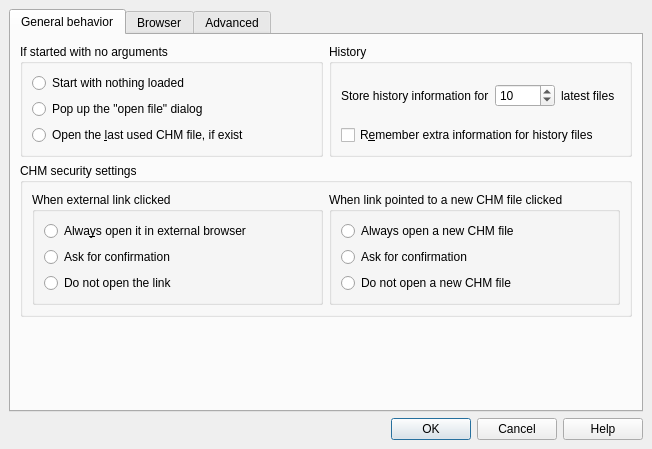
<?xml version="1.0" encoding="UTF-8"?>
<ui version="4.0">
 <class>DialogSetup</class>
 <widget class="QDialog" name="DialogSetup">
  <property name="geometry">
   <rect>
    <x>0</x>
    <y>0</y>
    <width>652</width>
    <height>449</height>
   </rect>
  </property>
  <property name="sizePolicy">
   <sizepolicy hsizetype="Minimum" vsizetype="Minimum">
    <horstretch>0</horstretch>
    <verstretch>0</verstretch>
   </sizepolicy>
  </property>
  <property name="windowTitle">
   <string>KchmViewer settings</string>
  </property>
  <property name="sizeGripEnabled">
   <bool>false</bool>
  </property>
  <property name="modal">
   <bool>true</bool>
  </property>
  <layout class="QVBoxLayout">
   <property name="spacing">
    <number>6</number>
   </property>
   <property name="margin">
    <number>9</number>
   </property>
   <item>
    <widget class="QTabWidget" name="tabWidget">
     <property name="currentIndex">
      <number>0</number>
     </property>
     <widget class="QWidget" name="Widget8">
      <attribute name="title">
       <string>General behavior</string>
      </attribute>
      <layout class="QVBoxLayout">
       <property name="spacing">
        <number>6</number>
       </property>
       <property name="margin">
        <number>9</number>
       </property>
       <item>
        <layout class="QHBoxLayout">
         <property name="spacing">
          <number>6</number>
         </property>
         <property name="margin">
          <number>0</number>
         </property>
         <item>
          <widget class="QGroupBox" name="buttonGroup1">
           <property name="title">
            <string>If started with no arguments</string>
           </property>
           <layout class="QVBoxLayout">
            <property name="spacing">
             <number>6</number>
            </property>
            <property name="margin">
             <number>9</number>
            </property>
            <item>
             <widget class="QRadioButton" name="rbStartWithNothing">
              <property name="text">
               <string>Start with nothing loaded</string>
              </property>
             </widget>
            </item>
            <item>
             <widget class="QRadioButton" name="m_radioOnBeginOpenDialog">
              <property name="text">
               <string>Pop up the &quot;open file&quot; dialog</string>
              </property>
             </widget>
            </item>
            <item>
             <widget class="QRadioButton" name="m_radioOnBeginOpenLast">
              <property name="text">
               <string>Open the &amp;last used CHM file, if exist</string>
              </property>
              <property name="shortcut">
               <string>Alt+L</string>
              </property>
             </widget>
            </item>
           </layout>
          </widget>
         </item>
         <item>
          <widget class="QGroupBox" name="buttonGroup2">
           <property name="title">
            <string>History</string>
           </property>
           <layout class="QVBoxLayout">
            <property name="spacing">
             <number>6</number>
            </property>
            <property name="margin">
             <number>9</number>
            </property>
            <item>
             <layout class="QHBoxLayout">
              <property name="spacing">
               <number>6</number>
              </property>
              <property name="margin">
               <number>0</number>
              </property>
              <item>
               <widget class="QLabel" name="textLabel1">
                <property name="text">
                 <string>Store history information for</string>
                </property>
                <property name="wordWrap">
                 <bool>false</bool>
                </property>
               </widget>
              </item>
              <item>
               <widget class="QSpinBox" name="m_historySize">
                <property name="prefix">
                 <string/>
                </property>
                <property name="value">
                 <number>10</number>
                </property>
               </widget>
              </item>
              <item>
               <widget class="QLabel" name="textLabel2">
                <property name="text">
                 <string>latest files</string>
                </property>
                <property name="wordWrap">
                 <bool>false</bool>
                </property>
               </widget>
              </item>
             </layout>
            </item>
            <item>
             <widget class="QCheckBox" name="m_rememberHistoryInfo">
              <property name="toolTip">
               <string>Remembers the information about the files, which were opened. Remembers last opened page, search history, font size, bookmarks and so on.</string>
              </property>
              <property name="text">
               <string>R&amp;emember extra information for history files</string>
              </property>
              <property name="shortcut">
               <string>Alt+E</string>
              </property>
             </widget>
            </item>
           </layout>
          </widget>
         </item>
        </layout>
       </item>
       <item>
        <widget class="QGroupBox" name="groupBox1">
         <property name="title">
          <string>CHM security settings</string>
         </property>
         <layout class="QHBoxLayout">
          <property name="spacing">
           <number>6</number>
          </property>
          <property name="margin">
           <number>9</number>
          </property>
          <item>
           <widget class="QGroupBox" name="buttonGroup4">
            <property name="title">
             <string>When external link clicked</string>
            </property>
            <layout class="QVBoxLayout">
             <property name="spacing">
              <number>6</number>
             </property>
             <property name="margin">
              <number>9</number>
             </property>
             <item>
              <widget class="QRadioButton" name="m_radioExtLinkOpenAlways">
               <property name="text">
                <string>Alwa&amp;ys open it in external browser</string>
               </property>
               <property name="shortcut">
                <string>Alt+Y</string>
               </property>
              </widget>
             </item>
             <item>
              <widget class="QRadioButton" name="m_radioExtLinkAsk">
               <property name="text">
                <string>Ask for confirmation</string>
               </property>
              </widget>
             </item>
             <item>
              <widget class="QRadioButton" name="m_radioExtLinkOpenNever">
               <property name="text">
                <string>Do not open the link</string>
               </property>
               <property name="shortcut">
                <string/>
               </property>
              </widget>
             </item>
            </layout>
           </widget>
          </item>
          <item>
           <widget class="QGroupBox" name="buttonGroup5">
            <property name="title">
             <string>When link pointed to a new CHM file clicked</string>
            </property>
            <layout class="QVBoxLayout">
             <property name="spacing">
              <number>6</number>
             </property>
             <property name="margin">
              <number>9</number>
             </property>
             <item>
              <widget class="QRadioButton" name="m_radioNewChmOpenAlways">
               <property name="text">
                <string>Always open a new CHM file</string>
               </property>
              </widget>
             </item>
             <item>
              <widget class="QRadioButton" name="m_radioNewChmAsk">
               <property name="text">
                <string>Ask for confirmation</string>
               </property>
              </widget>
             </item>
             <item>
              <widget class="QRadioButton" name="m_radioNewChmOpenNever">
               <property name="text">
                <string>Do not open a new CHM file</string>
               </property>
              </widget>
             </item>
            </layout>
           </widget>
          </item>
         </layout>
        </widget>
       </item>
       <item>
        <spacer>
         <property name="orientation">
          <enum>Qt::Vertical</enum>
         </property>
         <property name="sizeHint" stdset="0">
          <size>
           <width>20</width>
           <height>40</height>
          </size>
         </property>
        </spacer>
       </item>
      </layout>
     </widget>
     <widget class="QWidget" name="Widget9">
      <attribute name="title">
       <string>Browser</string>
      </attribute>
      <layout class="QVBoxLayout">
       <property name="spacing">
        <number>6</number>
       </property>
       <property name="margin">
        <number>9</number>
       </property>
       <item>
        <widget class="QGroupBox" name="m_groupKDEsettings">
         <property name="title">
          <string>HTML browser settings</string>
         </property>
         <layout class="QVBoxLayout" name="verticalLayout">
          <item>
           <widget class="QCheckBox" name="m_enableImages">
            <property name="text">
             <string>Load the &amp;images</string>
            </property>
           </widget>
          </item>
          <item>
           <widget class="QCheckBox" name="m_enablePlugins">
            <property name="text">
             <string>Enable browser &amp;plugins (i.e. Flash)</string>
            </property>
            <property name="shortcut">
             <string>Alt+P</string>
            </property>
           </widget>
          </item>
          <item>
           <widget class="QCheckBox" name="m_enableJava">
            <property name="text">
             <string>Enable &amp;Java</string>
            </property>
            <property name="shortcut">
             <string>Alt+J</string>
            </property>
           </widget>
          </item>
          <item>
           <widget class="QCheckBox" name="m_enableJS">
            <property name="text">
             <string>Enable Java&amp;Script</string>
            </property>
            <property name="shortcut">
             <string>Alt+S</string>
            </property>
           </widget>
          </item>
          <item>
           <widget class="QCheckBox" name="m_enableOfflineStorage">
            <property name="text">
             <string>Enable &amp;offline storage (HTML5)</string>
            </property>
            <property name="shortcut">
             <string>Alt+R</string>
            </property>
           </widget>
          </item>
          <item>
           <widget class="QCheckBox" name="m_enableLocalStorage">
            <property name="text">
             <string>Enable &amp;local storage (HTML5)</string>
            </property>
           </widget>
          </item>
          <item>
           <widget class="QCheckBox" name="m_highlightSearchResults">
            <property name="text">
             <string>Highlight search results during in-page search</string>
            </property>
           </widget>
          </item>
         </layout>
        </widget>
       </item>
       <item>
        <widget class="QGroupBox" name="groupBox_3">
         <property name="title">
          <string>Table of Contents</string>
         </property>
         <layout class="QVBoxLayout" name="verticalLayout_2">
          <item>
           <widget class="QCheckBox" name="m_openAllTOCEntries">
            <property name="text">
             <string>Open all Table of Contents entries automatically</string>
            </property>
           </widget>
          </item>
         </layout>
        </widget>
       </item>
       <item>
        <spacer>
         <property name="orientation">
          <enum>Qt::Vertical</enum>
         </property>
         <property name="sizeHint" stdset="0">
          <size>
           <width>20</width>
           <height>40</height>
          </size>
         </property>
        </spacer>
       </item>
      </layout>
     </widget>
     <widget class="QWidget" name="TabPage">
      <attribute name="title">
       <string>Advanced</string>
      </attribute>
      <layout class="QVBoxLayout">
       <item>
        <widget class="QGroupBox" name="buttonGroup7">
         <property name="title">
          <string>View HTML source command uses</string>
         </property>
         <layout class="QVBoxLayout">
          <property name="spacing">
           <number>6</number>
          </property>
          <property name="margin">
           <number>9</number>
          </property>
          <item>
           <widget class="QRadioButton" name="m_advViewSourceInternal">
            <property name="text">
             <string>Built-in HTML source viewer</string>
            </property>
            <property name="shortcut">
             <string/>
            </property>
           </widget>
          </item>
          <item>
           <widget class="QRadioButton" name="m_advViewSourceExternal">
            <property name="text">
             <string>E&amp;xternal program, specified below</string>
            </property>
            <property name="shortcut">
             <string>Alt+X</string>
            </property>
           </widget>
          </item>
          <item>
           <layout class="QHBoxLayout">
            <property name="spacing">
             <number>6</number>
            </property>
            <property name="margin">
             <number>0</number>
            </property>
            <item>
             <widget class="QLabel" name="textLabel1_3">
              <property name="text">
               <string>External program:</string>
              </property>
              <property name="wordWrap">
               <bool>false</bool>
              </property>
             </widget>
            </item>
            <item>
             <widget class="QLineEdit" name="m_advExternalProgramName"/>
            </item>
            <item>
             <widget class="QPushButton" name="btnBrowse">
              <property name="text">
               <string>&amp;Browse</string>
              </property>
             </widget>
            </item>
           </layout>
          </item>
         </layout>
        </widget>
       </item>
       <item>
        <widget class="QGroupBox" name="groupBox">
         <property name="title">
          <string>Other</string>
         </property>
         <layout class="QVBoxLayout">
          <item>
           <widget class="QCheckBox" name="boxLayoutDirectionRL">
            <property name="text">
             <string>Use right-to-left layout direction (Arabic and Hebrew layouts)</string>
            </property>
           </widget>
          </item>
          <item>
           <widget class="QCheckBox" name="boxAutodetectEncoding">
            <property name="text">
             <string>Automatically detect encoding for KHTMLPart and WebKit browsers (not recommended)</string>
            </property>
           </widget>
          </item>
          <item>
           <widget class="QCheckBox" name="cbCheckForUpdates">
            <property name="whatsThis">
             <string>If this option is enabled, the application will check for updates (when new version of application is released). If a new version is available, the program will show a messagebox dialog informing you about new version. This check will only performed once in 24 hours. No user information is requested or transmitted from your computer during this check.</string>
            </property>
            <property name="text">
             <string>Perform a check whether a new version is available (once a week)</string>
            </property>
           </widget>
          </item>
         </layout>
        </widget>
       </item>
       <item>
        <widget class="QGroupBox" name="groupBox_2">
         <property name="title">
          <string>Toolbars</string>
         </property>
         <layout class="QHBoxLayout" name="horizontalLayout">
          <item>
           <widget class="QRadioButton" name="rbToolbarSmall">
            <property name="text">
             <string>Small icons</string>
            </property>
           </widget>
          </item>
          <item>
           <widget class="QRadioButton" name="rbToolbarLarge">
            <property name="text">
             <string>Large icons</string>
            </property>
           </widget>
          </item>
          <item>
           <widget class="QRadioButton" name="rbToolbarLargeText">
            <property name="text">
             <string>Large icons and text</string>
            </property>
           </widget>
          </item>
          <item>
           <widget class="QRadioButton" name="rbToolbarText">
            <property name="text">
             <string>Just text</string>
            </property>
           </widget>
          </item>
          <item>
           <spacer name="horizontalSpacer">
            <property name="orientation">
             <enum>Qt::Horizontal</enum>
            </property>
            <property name="sizeHint" stdset="0">
             <size>
              <width>40</width>
              <height>20</height>
             </size>
            </property>
           </spacer>
          </item>
         </layout>
        </widget>
       </item>
       <item>
        <spacer>
         <property name="orientation">
          <enum>Qt::Vertical</enum>
         </property>
         <property name="sizeHint" stdset="0">
          <size>
           <width>567</width>
           <height>21</height>
          </size>
         </property>
        </spacer>
       </item>
      </layout>
     </widget>
    </widget>
   </item>
   <item>
    <widget class="QDialogButtonBox" name="buttonBox">
     <property name="orientation">
      <enum>Qt::Horizontal</enum>
     </property>
     <property name="standardButtons">
      <set>QDialogButtonBox::Cancel|QDialogButtonBox::Help|QDialogButtonBox::Ok</set>
     </property>
    </widget>
   </item>
  </layout>
 </widget>
 <layoutdefault spacing="6" margin="11"/>
 <tabstops>
  <tabstop>m_radioOnBeginOpenDialog</tabstop>
  <tabstop>m_radioOnBeginOpenLast</tabstop>
  <tabstop>m_historySize</tabstop>
  <tabstop>m_rememberHistoryInfo</tabstop>
  <tabstop>m_radioExtLinkOpenAlways</tabstop>
  <tabstop>m_radioExtLinkAsk</tabstop>
  <tabstop>m_radioExtLinkOpenNever</tabstop>
  <tabstop>m_radioNewChmOpenAlways</tabstop>
  <tabstop>m_radioNewChmAsk</tabstop>
  <tabstop>m_radioNewChmOpenNever</tabstop>
  <tabstop>m_enableJava</tabstop>
  <tabstop>m_enablePlugins</tabstop>
  <tabstop>m_advViewSourceInternal</tabstop>
  <tabstop>m_advViewSourceExternal</tabstop>
  <tabstop>m_advExternalProgramName</tabstop>
  <tabstop>buttonBox</tabstop>
  <tabstop>tabWidget</tabstop>
 </tabstops>
 <resources/>
 <connections>
  <connection>
   <sender>m_advViewSourceExternal</sender>
   <signal>toggled(bool)</signal>
   <receiver>m_advExternalProgramName</receiver>
   <slot>setEnabled(bool)</slot>
   <hints>
    <hint type="sourcelabel">
     <x>44</x>
     <y>113</y>
    </hint>
    <hint type="destinationlabel">
     <x>148</x>
     <y>143</y>
    </hint>
   </hints>
  </connection>
  <connection>
   <sender>buttonBox</sender>
   <signal>accepted()</signal>
   <receiver>DialogSetup</receiver>
   <slot>accept()</slot>
   <hints>
    <hint type="sourcelabel">
     <x>481</x>
     <y>326</y>
    </hint>
    <hint type="destinationlabel">
     <x>445</x>
     <y>346</y>
    </hint>
   </hints>
  </connection>
  <connection>
   <sender>buttonBox</sender>
   <signal>rejected()</signal>
   <receiver>DialogSetup</receiver>
   <slot>reject()</slot>
   <hints>
    <hint type="sourcelabel">
     <x>557</x>
     <y>316</y>
    </hint>
    <hint type="destinationlabel">
     <x>598</x>
     <y>262</y>
    </hint>
   </hints>
  </connection>
 </connections>
</ui>
